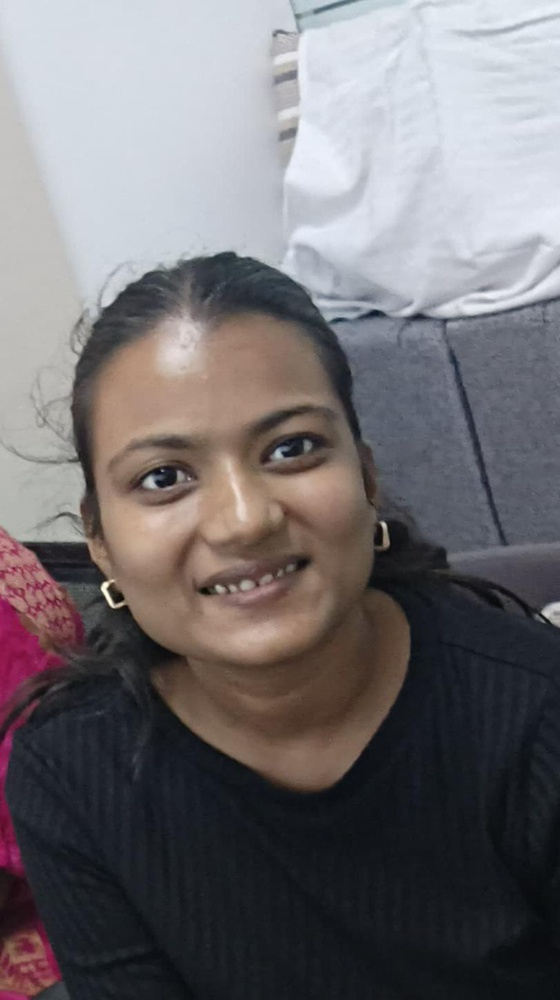
#> input picture test.jpg, 560 x 1000 px, shrunk from 811 x 1449 before the run
$ python register.py
#> lines starting #> are read from the running program, lines starting #| are printed output that depends on the picture; after the words box and inside, x2 and y2 are one past the last pixel; in counts of white or black regions, pixels touching at a corner belong together
import cv2
import os

# ---------- USER INPUT ----------
name = input("Enter person name: ")
#> the answer given: test.jpg

# ---------- CREATE FOLDER ----------
dataset_path = os.path.join("dataset", name)

if not os.path.exists(dataset_path):
    os.makedirs(dataset_path)

# ---------- LOAD IMAGE ----------
img = cv2.imread("test.jpg")  # Put your image here
#> img is the input picture: shape (1000, 560, 3); mean B, G, R 113.9, 110.7, 114.5

if img is None:
    print("❌ Image not found. Add test.jpg")
    exit()

# ---------- FACE DETECTOR ----------
cascade_path = os.path.join(os.getcwd(), "haarcascade_frontalface_default.xml")
face_cascade = cv2.CascadeClassifier(cascade_path)

if face_cascade.empty():
    print("❌ Haarcascade not loaded")
    exit()

gray = cv2.cvtColor(img, cv2.COLOR_BGR2GRAY)
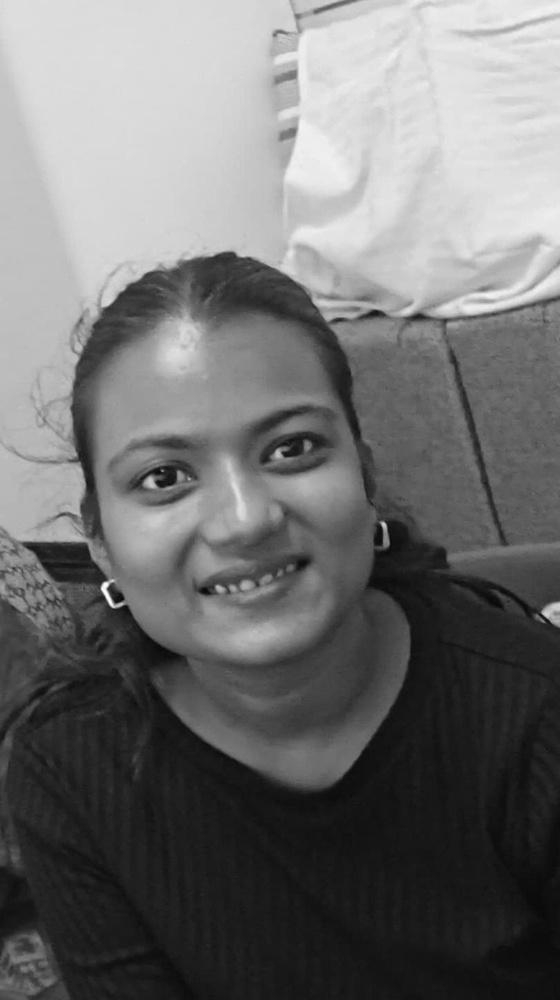
#> gray: shape (1000, 560); min 5, max 253, mean 112.3

faces = face_cascade.detectMultiScale(gray, 1.3, 5)
#> faces = [[61, 327, 352, 352]]

count = 0

for (x, y, w, h) in faces:
    count += 1

    face = gray[y:y+h, x:x+w]

    file_path = os.path.join(dataset_path, f"{count}.jpg")
    cv2.imwrite(file_path, face)

    cv2.rectangle(img, (x,y), (x+w,y+h), (0,255,0), 2)
    cv2.putText(img, f"Captured {count}", (x, y-10),
                cv2.FONT_HERSHEY_SIMPLEX, 0.7, (0,255,0), 2)
#> this loop made 1 pass
#> (x, y, w, h, count) on pass 1: (61, 327, 352, 352, 1)
#> pass 1, `face = gray[y:y+h, x:x+w]`:
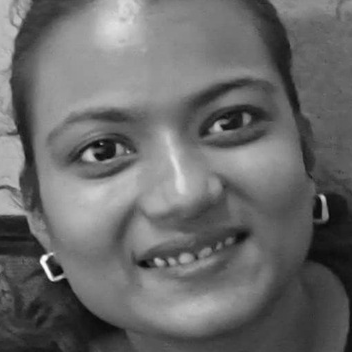
#> face: shape (352, 352); min 5, max 253, mean 106
#> after the loop:
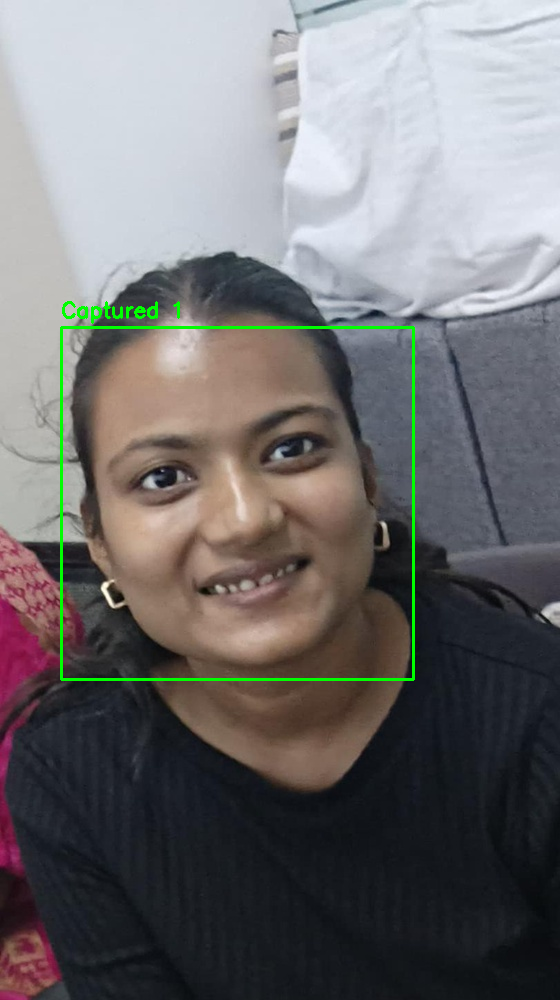
#> img: shape (1000, 560, 3); 0.89% of pixels changed, all inside (x1, y1, x2, y2) = (60, 301, 415, 681)
#> after the loop, count = 1

cv2.imshow("Register Face (Image Mode)", img)
cv2.waitKey(0)
cv2.destroyAllWindows()

print("✅ Face data collected from image!")

print("🔄 Auto training started...")

os.system("python auto_train.py")

print("✅ System updated automatically!")
